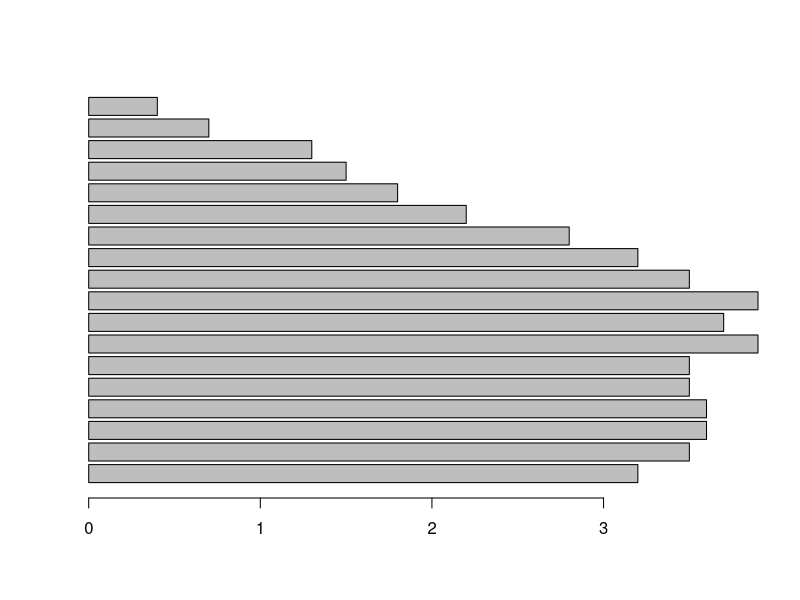
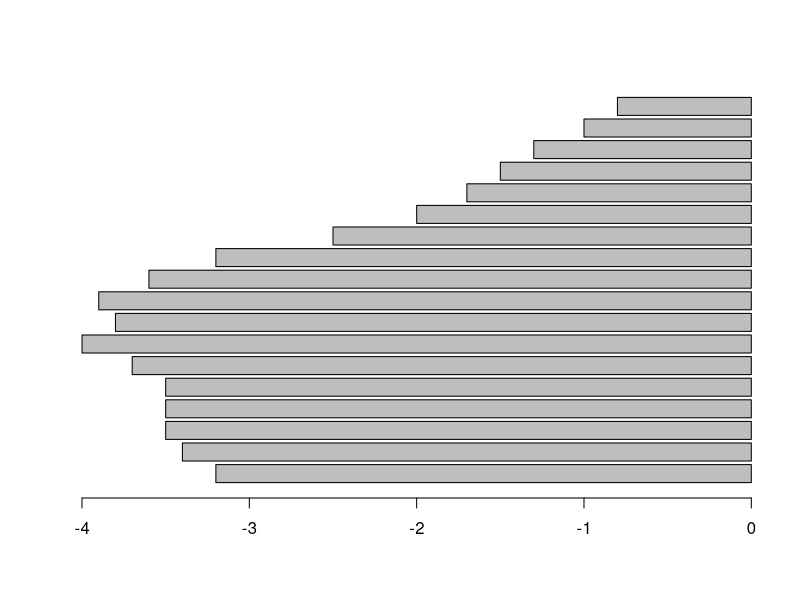
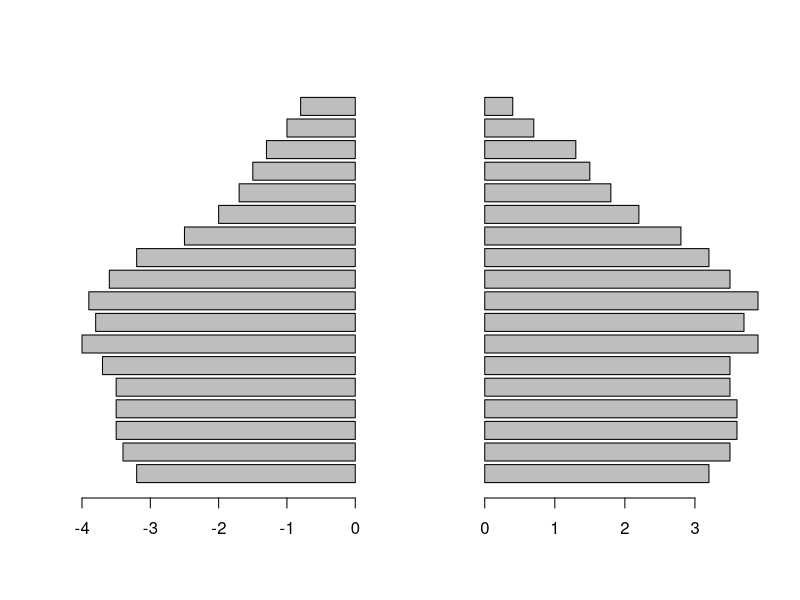

The R source for these figures, in order:
## ---- chunk 1

# data

xy.pop<-c(3.2,3.5,3.6,3.6,3.5,3.5,3.9,3.7,3.9,3.5,3.2,2.8,2.2,1.8, 1.5,1.3,0.7,0.4)

xx.pop<-c(3.2,3.4,3.5,3.5,3.5,3.7,4,3.8,3.9,3.6,3.2,2.5,2,1.7,1.5, 1.3,1,0.8)
 
agelabels<-c("0-4","5-9","10-14","15-19","20-24","25-29","30-34",
  "35-39","40-44","45-49","50-54","55-59","60-64","65-69","70-74",
  "75-79","80-44","85+")
## ---- chunk 2
barplot(xy.pop, horiz = TRUE)
barplot(-xx.pop, horiz = TRUE)
## ---- chunk 3
par(mfrow = c(1,2))
barplot(-xx.pop, horiz = TRUE)
barplot(xy.pop, horiz = TRUE)
